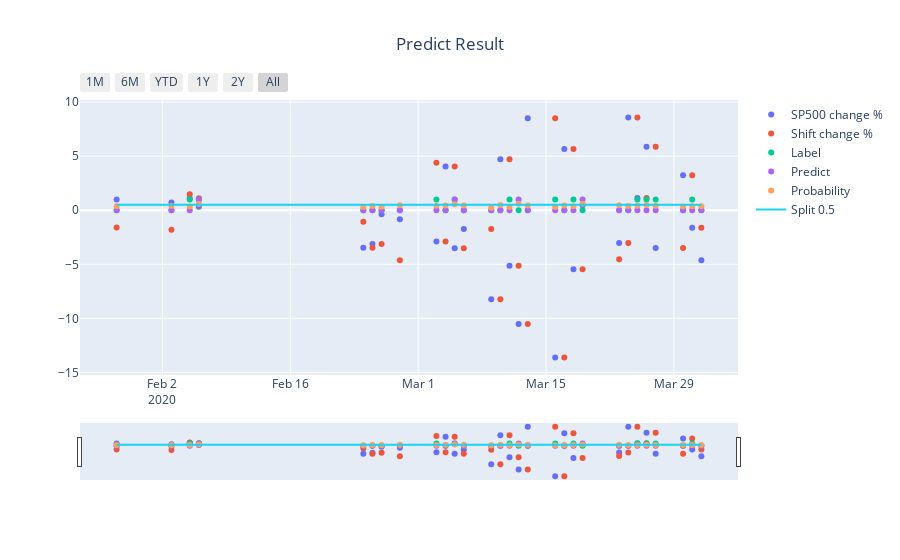

Notebook code cell kept with this figure:
### Code cell
from plotly.graph_objs import Scatter, Layout
import plotly.graph_objs as go
import plotly 


#plotly.io.renderers.default = "svg" 

# 只在 Jupyter 裡面畫圖
#plotly.offline.init_notebook_mode(connected=True)

df = Result_Table.copy()

# 初始化圖
fig = go.Figure()

# 把每檔基金的圖畫出
fig.add_trace(go.Scatter(x=df['Date'], y=df['Change'], mode='markers', name='SP500 change %'))
fig.add_trace(go.Scatter(x=df['Date'], y=df['Shift'], mode='markers', name='Shift change %'))
fig.add_trace(go.Scatter(x=df['Date'], y=df['Label'], mode='markers', name='Label'))
fig.add_trace(go.Scatter(x=df['Date'], y=df['Predict'], mode='markers', name='Predict'))
fig.add_trace(go.Scatter(x=df['Date'], y=df['Probability'], mode='markers', name='Probability'))
fig.add_trace(go.Scatter(x=df['Date'], y=0.5*np.ones(len(df['Date'])), mode='lines', name='Split 0.5'))

# 標題名稱與位置
fig.update_layout(title_text='Predict Result', title_x=0.5)


# 時間區段按鈕
fig.update_xaxes(
    rangeslider_visible=True,
    rangeselector=dict(
        buttons=list([
            dict(count=1, label="1M", step="month", stepmode="backward"),
            dict(count=6, label="6M", step="month", stepmode="backward"),
            dict(count=1, label="YTD", step="year", stepmode="todate"),
            dict(count=1, label="1Y", step="year", stepmode="backward"),
            dict(count=2, label="2Y", step="year", stepmode="backward"),
            dict(label="All",step="all")
        ])
    )
)
# 靜態
#fig.show("svg")

# 互動式
fig.show()
#plotly.offline.iplot(fig)

### Figure 1 — Plotly figure (JSON) as saved in the notebook; plotly's stock layout.template omitted (floating-point values rounded to 4 significant figures)
{"data": [{"mode": "markers", "name": "SP500 change %", "type": "scatter", "x": ["2020-01-28", "2020-02-03", "2020-02-05", "2020-02-06", "2020-02-24", "2020-02-25", "2020-02-26", "2020-02-28", "2020-03-03", "2020-03-04", "2020-03-05", "2020-03-06", "2020-03-09", "2020-03-10", "2020-03-11", "2020-03-12", "2020-03-13", "2020-03-16", "2020-03-17", "2020-03-18", "2020-03-19", "2020-03-23", "2020-03-24", "2020-03-25", "2020-03-26", "2020-03-27", "2020-03-30", "2020-03-31", "2020-04-01"], "y": [0.9954, 0.7202, 1.113, 0.3315, -3.468, -3.123, -0.3793, -0.8307, -2.892, 4.049, -3.511, -1.735, -8.222, 4.707, -5.138, -10.51, 8.498, -13.62, 5.656, -5.466, 0.4686, -3.018, 8.578, 1.14, 5.875, -3.486, 3.243, -1.627, -4.618]}, {"mode": "markers", "name": "Shift change %", "type": "scatter", "x": ["2020-01-28", "2020-02-03", "2020-02-05", "2020-02-06", "2020-02-24", "2020-02-25", "2020-02-26", "2020-02-28", "2020-03-03", "2020-03-04", "2020-03-05", "2020-03-06", "2020-03-09", "2020-03-10", "2020-03-11", "2020-03-12", "2020-03-13", "2020-03-16", "2020-03-17", "2020-03-18", "2020-03-19", "2020-03-23", "2020-03-24", "2020-03-25", "2020-03-26", "2020-03-27", "2020-03-30", "2020-03-31", "2020-04-01"], "y": [-1.598, -1.802, 1.476, 1.113, -1.063, -3.468, -3.123, -4.62, 4.401, -2.892, 4.049, -3.511, -1.735, -8.222, 4.707, -5.138, -10.51, 8.498, -13.62, 5.656, -5.466, -4.532, -3.018, 8.578, 1.14, 5.875, -3.486, 3.243, -1.627]}, {"mode": "markers", "name": "Label", "type": "scatter", "x": ["2020-01-28", "2020-02-03", "2020-02-05", "2020-02-06", "2020-02-24", "2020-02-25", "2020-02-26", "2020-02-28", "2020-03-03", "2020-03-04", "2020-03-05", "2020-03-06", "2020-03-09", "2020-03-10", "2020-03-11", "2020-03-12", "2020-03-13", "2020-03-16", "2020-03-17", "2020-03-18", "2020-03-19", "2020-03-23", "2020-03-24", "2020-03-25", "2020-03-26", "2020-03-27", "2020-03-30", "2020-03-31", "2020-04-01"], "y": [0, 0, 1, 1, 0, 0, 0, 0, 1, 0, 1, 0, 0, 0, 1, 0, 0, 1, 0, 1, 0, 0, 0, 1, 1, 1, 0, 1, 0]}, {"mode": "markers", "name": "Predict", "type": "scatter", "x": ["2020-01-28", "2020-02-03", "2020-02-05", "2020-02-06", "2020-02-24", "2020-02-25", "2020-02-26", "2020-02-28", "2020-03-03", "2020-03-04", "2020-03-05", "2020-03-06", "2020-03-09", "2020-03-10", "2020-03-11", "2020-03-12", "2020-03-13", "2020-03-16", "2020-03-17", "2020-03-18", "2020-03-19", "2020-03-23", "2020-03-24", "2020-03-25", "2020-03-26", "2020-03-27", "2020-03-30", "2020-03-31", "2020-04-01"], "y": [0, 0, 0, 1, 0, 0, 0, 0, 0, 0, 1, 0, 0, 0, 0, 1, 0, 0, 0, 0, 1, 0, 0, 0, 0, 0, 0, 0, 0]}, {"mode": "markers", "name": "Probability", "type": "scatter", "x": ["2020-01-28", "2020-02-03", "2020-02-05", "2020-02-06", "2020-02-24", "2020-02-25", "2020-02-26", "2020-02-28", "2020-03-03", "2020-03-04", "2020-03-05", "2020-03-06", "2020-03-09", "2020-03-10", "2020-03-11", "2020-03-12", "2020-03-13", "2020-03-16", "2020-03-17", "2020-03-18", "2020-03-19", "2020-03-23", "2020-03-24", "2020-03-25", "2020-03-26", "2020-03-27", "2020-03-30", "2020-03-31", "2020-04-01"], "y": [0.375, 0.4043, 0.359, 0.5786, 0.2929, 0.3981, 0.3302, 0.4537, 0.4103, 0.45, 0.5573, 0.4507, 0.2315, 0.4797, 0.292, 0.5986, 0.4375, 0.2903, 0.4318, 0.3657, 0.6058, 0.4649, 0.3969, 0.4211, 0.4885, 0.4219, 0.3516, 0.3782, 0.375]}, {"mode": "lines", "name": "Split 0.5", "type": "scatter", "x": ["2020-01-28", "2020-02-03", "2020-02-05", "2020-02-06", "2020-02-24", "2020-02-25", "2020-02-26", "2020-02-28", "2020-03-03", "2020-03-04", "2020-03-05", "2020-03-06", "2020-03-09", "2020-03-10", "2020-03-11", "2020-03-12", "2020-03-13", "2020-03-16", "2020-03-17", "2020-03-18", "2020-03-19", "2020-03-23", "2020-03-24", "2020-03-25", "2020-03-26", "2020-03-27", "2020-03-30", "2020-03-31", "2020-04-01"], "y": [0.5, 0.5, 0.5, 0.5, 0.5, 0.5, 0.5, 0.5, 0.5, 0.5, 0.5, 0.5, 0.5, 0.5, 0.5, 0.5, 0.5, 0.5, 0.5, 0.5, 0.5, 0.5, 0.5, 0.5, 0.5, 0.5, 0.5, 0.5, 0.5]}], "layout": {"title": {"text": "Predict Result", "x": 0.5}, "xaxis": {"rangeselector": {"buttons": [{"count": 1, "label": "1M", "step": "month", "stepmode": "backward"}, {"count": 6, "label": "6M", "step": "month", "stepmode": "backward"}, {"count": 1, "label": "YTD", "step": "year", "stepmode": "todate"}, {"count": 1, "label": "1Y", "step": "year", "stepmode": "backward"}, {"count": 2, "label": "2Y", "step": "year", "stepmode": "backward"}, {"label": "All", "step": "all"}]}, "rangeslider": {"visible": true}}}}
